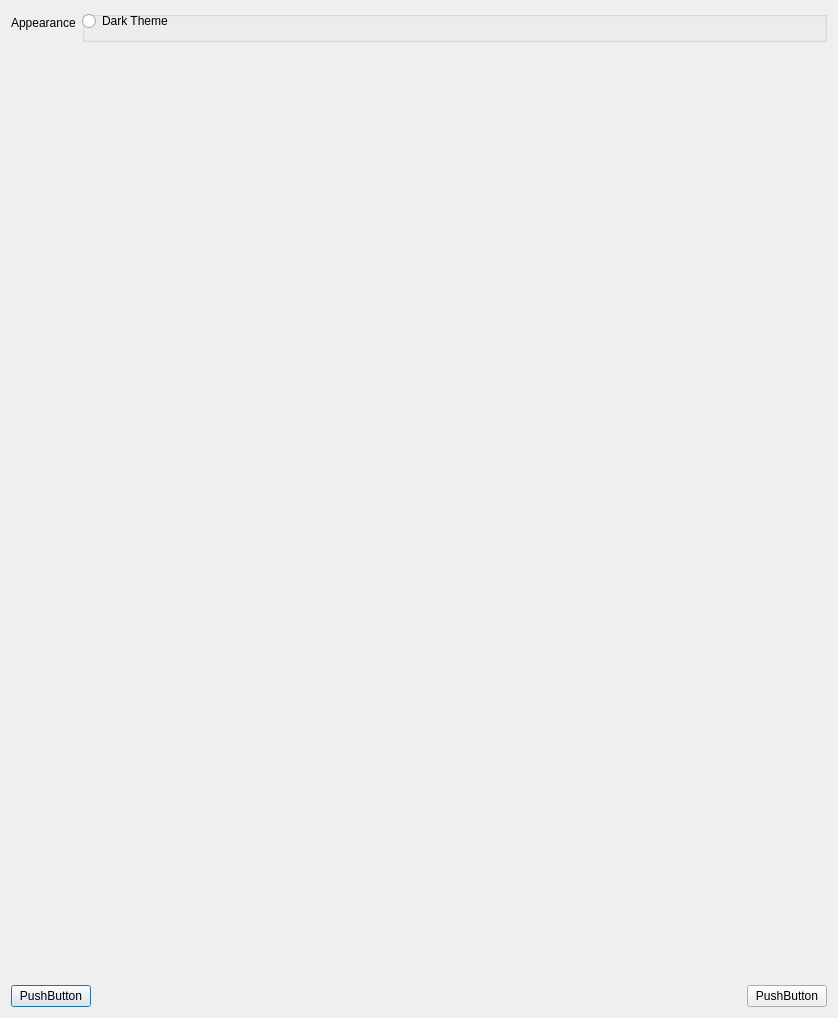
<?xml version="1.0" encoding="UTF-8"?>
<ui version="4.0">
 <author>Melvin Strobl</author>
 <class>PreferencesDialog</class>
 <widget class="QDialog" name="PreferencesDialog">
  <property name="geometry">
   <rect>
    <x>0</x>
    <y>0</y>
    <width>838</width>
    <height>1018</height>
   </rect>
  </property>
  <property name="windowTitle">
   <string>Dialog</string>
  </property>
  <layout class="QVBoxLayout" name="verticalLayout">
   <item>
    <layout class="QVBoxLayout" name="verticalLayout_3">
     <item>
      <layout class="QFormLayout" name="formLayout">
       <item row="0" column="0">
        <widget class="QLabel" name="labelAppearance">
         <property name="font">
          <font>
           <pointsize>9</pointsize>
          </font>
         </property>
         <property name="text">
          <string>Appearance</string>
         </property>
        </widget>
       </item>
       <item row="0" column="1">
        <widget class="QGroupBox" name="groupBoxThemeSwitch">
         <property name="minimumSize">
          <size>
           <width>0</width>
           <height>30</height>
          </size>
         </property>
         <property name="title">
          <string/>
         </property>
         <widget class="QWidget" name="horizontalLayoutWidget">
          <property name="geometry">
           <rect>
            <x>0</x>
            <y>0</y>
            <width>531</width>
            <height>31</height>
           </rect>
          </property>
          <layout class="QHBoxLayout" name="horizontalLayoutThemeSwitch">
           <property name="sizeConstraint">
            <enum>QLayout::SetMaximumSize</enum>
           </property>
           <item>
            <widget class="QRadioButton" name="radioButtonDarkTheme">
             <property name="text">
              <string>Dark Theme</string>
             </property>
             <property name="checked">
              <bool>false</bool>
             </property>
            </widget>
           </item>
          </layout>
         </widget>
        </widget>
       </item>
      </layout>
     </item>
     <item>
      <spacer name="verticalSpacer">
       <property name="orientation">
        <enum>Qt::Vertical</enum>
       </property>
       <property name="sizeHint" stdset="0">
        <size>
         <width>20</width>
         <height>40</height>
        </size>
       </property>
      </spacer>
     </item>
     <item>
      <layout class="QHBoxLayout" name="horizontalLayout_4">
       <item>
        <widget class="QPushButton" name="pushButton_2">
         <property name="text">
          <string>PushButton</string>
         </property>
        </widget>
       </item>
       <item>
        <spacer name="horizontalSpacer">
         <property name="orientation">
          <enum>Qt::Horizontal</enum>
         </property>
         <property name="sizeHint" stdset="0">
          <size>
           <width>40</width>
           <height>20</height>
          </size>
         </property>
        </spacer>
       </item>
       <item>
        <widget class="QPushButton" name="pushButton">
         <property name="text">
          <string>PushButton</string>
         </property>
        </widget>
       </item>
      </layout>
     </item>
    </layout>
   </item>
  </layout>
 </widget>
 <resources/>
 <connections/>
</ui>
